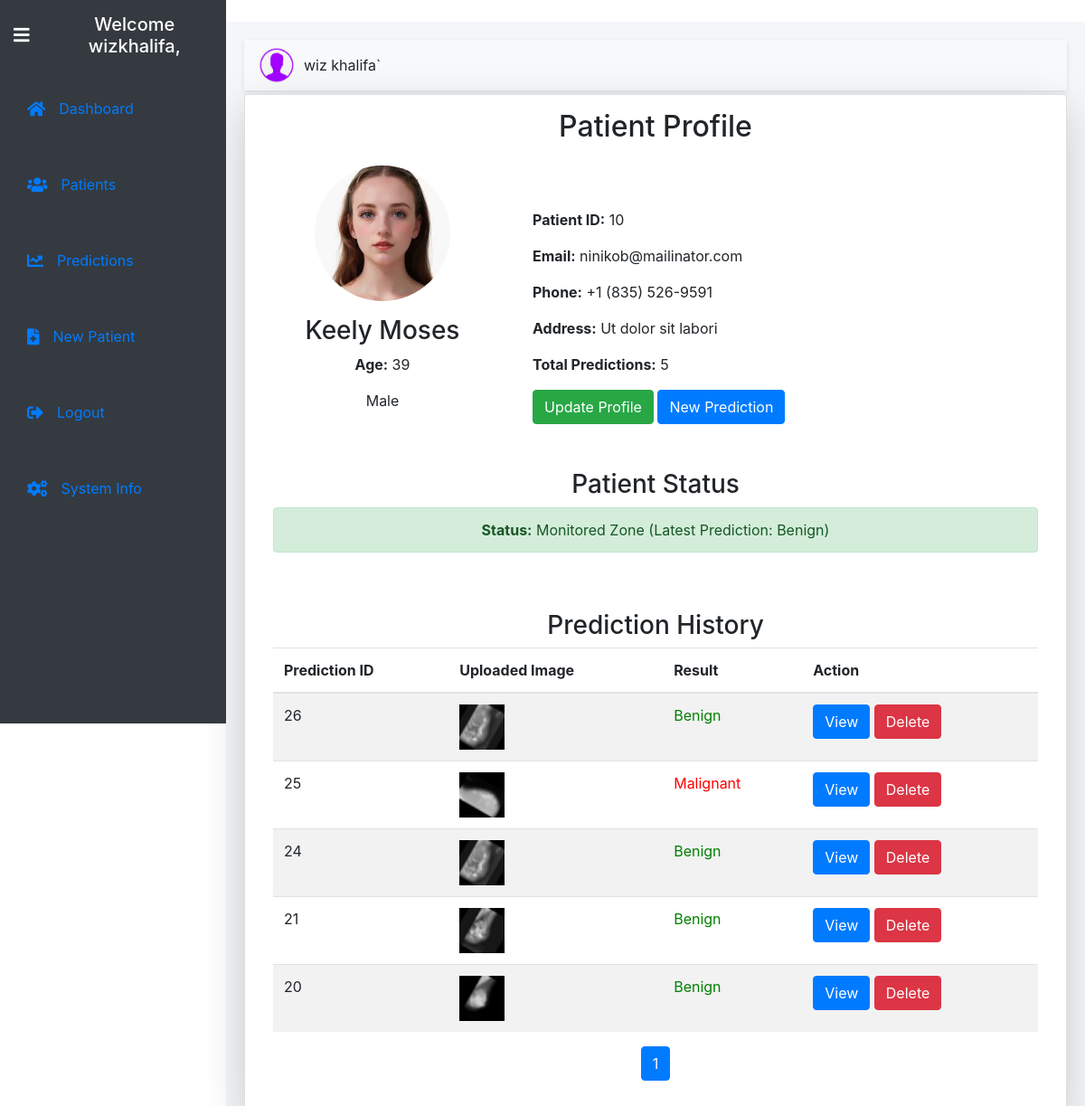
The app's page /patient/10/ (signed in) with its own data.
### dashboard/models.py (models this page shows, shortened)
class Patient(models.Model):
    owner = models.ForeignKey(User, on_delete=models.CASCADE)
    name = models.CharField(max_length=100)
    uId = models.IntegerField(unique=True)
    email = models.EmailField(blank=True)
    address = models.TextField()
    picture = models.ImageField(upload_to='user_pictures/')
    phone = models.CharField(max_length=15)
    age = models.IntegerField()
    sex = models.CharField(max_length=6, choices=[('Male', 'Male'), ('Female', 'Female')], default='Female')

### prediction/models.py (models this page shows)
class Prediction(models.Model):
    patient = models.ForeignKey(Patient, on_delete=models.CASCADE, related_name='predictions')  # Link to Patient
    uploaded_image = models.ImageField(upload_to='images/')
    processed_image = models.ImageField(upload_to='processed_images/', blank=True, null=True)  # Processed image field
    RESULT_CHOICES = [
        ('Benign', 'Benign'),
        ('Malignant', 'Malignant'),
    ]
    result = models.CharField(max_length=50, choices=RESULT_CHOICES, blank=True, null=True)  # Result will store "Malignant" or "Benign"
    def __str__(self):
        return f"{self.result} (Patient: {self.patient.name})" if self.result else f"Prediction for {self.patient.name}"
    @property
    def prediction_id(self):
        return self.id

### dashboard/views.py (the view)
# urls.py: path('patient/<int:patient_id>/', patient_profile, name='patient_profile'),
@login_required
def patient_profile(request, patient_id):
    if request.user.is_superuser:
        patient = get_object_or_404(Patient, uId=patient_id)
    else:
        patient = get_object_or_404(Patient, uId=patient_id, owner=request.user)
    predictions = Prediction.objects.filter(patient=patient).order_by('-id')
    if predictions:
        latest = Prediction.objects.filter(patient=patient).latest('id')
        print(latest,"hello")
    else:
        latest = "none"
    for prediction in predictions:
        prediction.benign_count = Prediction.objects.filter(patient=patient, result='Benign').count()
        prediction.malignant_count = Prediction.objects.filter(patient=patient, result='Malignant').count()
    total_predictions = predictions.count()
    paginator = Paginator(predictions, 5)  # 4 items per page
    page_number = request.GET.get('page')
    page_obj = paginator.get_page(page_number)
    context = {
        'patient': patient,
        'predictions': page_obj,  # Pass the page object instead of the full list
        'total_predictions': total_predictions,
        "latest":latest,
    }
    return render(request, 'dashboard/patient_profile.html', context)

### dashboard/templates/dashboard/patient_profile.html (shortened to what this page needs)
{% extends "base.html" %}
{% load static %}
{% block content %}
<div class="container mt-1 card p-3 shadow-lg">
    <h2 class="text-center mb-4">Patient Profile</h2>
    <div class="row">
        <div class="col-md-4 text-center">
            {% if patient.picture %}
                <img src="{{ patient.picture.url }}" alt="{{ patient.name }}" class="img-fluid rounded-circle" style="width: 150px; height: 150px;">
            {% else %}
                <div class="placeholder-image" style="width: 150px; height: 150px; border-radius: 50%; background-color: #ddd;"></div>
            {% endif %}
            <h3 class="mt-3">{{ patient.name }}</h3>
            <p><strong>Age:</strong> {{ patient.age }}</p>
            <p><strong></strong> {{ patient.sex }}</p>
        </div>
        <div class="col-md-8 mt-5">
            <p><strong>Patient ID:</strong> {{ patient.uId }}</p>
            <p><strong>Email:</strong> {{ patient.email }}</p>
            <p><strong>Phone:</strong> {{ patient.phone }}</p>
            <p><strong>Address:</strong> {{ patient.address }}</p>
            <p><strong>Total Predictions:</strong> {{ total_predictions }}</p>
            <a href="{% url 'dashboard:update-patient' patient.id %}" class="btn btn-success">Update Profile</a>
            <a href="{% url 'prediction:predict_image' patient.uId %}" class="btn btn-primary">New Prediction</a>
        </div>
    </div>
    <div class="container mt-5">
        <h3 class="text-center">Patient Status</h3>
        {% if predictions %}
            {% if latest.result == 'Benign' %}
                <div class="alert alert-success text-center" role="alert">
                    <strong>Status:</strong> Monitored Zone (Latest Prediction: Benign)
                </div>
            {% elif latest.result == 'Malignant' %}
                <div class="alert alert-danger text-center" role="alert">
                    <strong>Status:</strong> Danger Zone (Latest Prediction: Malignant)
                </div>
            {% else %}
                <div class="alert alert-info text-center" role="alert">
                    <strong>Status:</strong> Unknown (No predictions available)
                </div>
            {% endif %}
        {% else %}
            <div class="alert alert-secondary text-center" role="alert">
                <strong>Status:</strong> No predictions available yet.
            </div>
        {% endif %}
    </div>
    <div class="container mt-5">
        <h3 class="text-center">Prediction History</h3>
        <table class="table table-striped">
            <thead>
                <tr>
                    <th scope="col">Prediction ID</th>
                    <th scope="col">Uploaded Image</th>
                    <th scope="col">Result</th>
                    <th scope="col">Action</th>
                </tr>
            </thead>
            <tbody>
                {% for prediction in predictions %}
                    <tr>
                        <td>{{ prediction.prediction_id }}</td>
                        <td>
                            <img src="{{ prediction.uploaded_image.url }}" alt="Uploaded Image" class="img-fluid" style="width: 50px; height: 50px;">
                        </td>
                         <td >
                            <span style="color: {% if prediction.result == 'Benign' %}green{% else %}red{% endif %};">
                                {{ prediction.result }}
                            </span>
                        </td>
                        <td>
                            <a href="{% url 'prediction:result' prediction.id %}" class="btn btn-primary">View</a>
                            <a href="{% url 'dashboard:delete-prediction-user' prediction.id %}" class="btn btn-danger">Delete</a>
                        </td>
                    </tr>
                {% empty %}
                    <tr>
                        <td colspan="4" class="text-center">No predictions found.</td>
                    </tr>
                {% endfor %}
            </tbody>
        </table>
        <nav aria-label="Page navigation">
            <ul class="pagination justify-content-center">
                {% for num in predictions.paginator.page_range %}
                    {% if predictions.number == num %}
                        <li class="page-item active">
                            <a class="page-link" href="#">{{ num }}</a>
                        </li>
                    {% else %}
                        <li class="page-item">
                            <a class="page-link" href="?page={{ num }}">{{ num }}</a>
                        </li>
                    {% endif %}
                {% endfor %}
            </ul>
        </nav>
    </div>
</div>
{% endblock %}

### templates/base.html (shortened to what this page needs)
<!DOCTYPE html>
<html lang="en">
<head>
    {% load static %}
    <link rel="stylesheet" href="{% static 'prediction/css/styles.css' %}">
    <link rel="stylesheet" href="https://stackpath.bootstrapcdn.com/bootstrap/4.5.2/css/bootstrap.min.css">
    <link rel="stylesheet" href="https://cdnjs.cloudflare.com/ajax/libs/font-awesome/5.15.4/css/all.min.css">
</head>
<body>
    <div class="sidebar bg-dark text-white" id="sidebar">
        <div class="d-flex align-items-center">
            <button class="btn btn-link text-white toggle-sidebar-btn" id="toggleSidebar" style="text-decoration: none;"><i class="fas fa-bars"></i></button>
            <div class="sidebar-header">
                <h2 class="text-center">Welcome {{ request.user.username|default:"Guest" }},</h2>
            </div>
        </div>
        <ul class="nav flex-column">
            <li class="nav-item {% if request.path == '/' %}active{% endif %}">
                <a class="nav-link" href="{% url 'dashboard:home_dashboard' %}"><i class="fas fa-home"></i> <span>Dashboard</span></a>
            </li>
            {% if request.user.is_authenticated %}
                <li class="nav-item {% if request.path == '/patients/' or '/update-patient/' or '/patient/' %}active{% endif %}">
                    <a class="nav-link" href="{% url 'dashboard:patient-list' %}"><i class="fas fa-users"></i> <span>Patients</span></a>
                </li>
                <li class="nav-item {% if request.path == '/predictions/' %}active{% endif %}">
                    <a class="nav-link" href="{% url 'dashboard:prediction_list' %}"><i class="fas fa-chart-line"></i> <span>Predictions</span></a>
                </li>
                <li class="nav-item {% if request.path == '/patient-details/' %}active{% endif %}">
                    <a class="nav-link" href="{% url 'dashboard:patient-data' %}"><i class="fas fa-file-medical"></i> <span>New Patient</span></a>
                </li>
                <li class="nav-item {% if request.path == '/logout/' %}active{% endif %}">
                    <a class="nav-link" href="{% url 'dashboard:logout-page' %}"><i class="fas fa-sign-out-alt"></i> <span>Logout</span></a>
                </li>
            {% endif %}
              <li class="nav-item {% if request.path == '/svm/' %}active{% endif %}">
                <a class="nav-link" href="{% url 'dashboard:modelinfo' %}"><i class="fas fa-cogs"></i> <span>System Info</span></a>
            </li>
        </ul>
    </div>...
    <div class="main-content">
        <nav class="navbar navbar-expand-lg navbar-light bg-light">
            <div class="d-flex ">
                <div class="nav-profile ms-auto">
                    <img src="{% static 'prediction/img/user.png' %}" alt="Profile Picture">
                    <span>{{ request.user.first_name }} {{ request.user.last_name|default:request.user.username }}</span>
                </div>
            </div>
        </nav>
        <main>
            {% block content %}{% endblock %}
        </main>
    </div>
</body>
</html>

### static/prediction/css/styles.css (style rules this page uses)
.sidebar { position: fixed; top: 0; left: 0; width: 250px; height: 100vh; background-color: #4e54c8; color: white; transition: width 0.3s ease; overflow: hidden; z-index: 1000; }
.sidebar-header { padding: 15px; text-align: center; font-size: 18px; transition: opacity 0.3s ease; }
.sidebar-header h2 { margin: 0; }
.sidebar ul { list-style: none; padding: 0; margin: 0; }
.sidebar ul li { display: flex; align-items: center; padding: 15px; transition: background-color 0.3s ease; }
.sidebar ul li a { display: flex; align-items: center; width: 100%; padding: 15px; transition: background-color 0.3s ease; }
.sidebar ul li a i { font-size: 18px; margin-right: 15px; }
.toggle-sidebar-btn { background: none; border: none; color: white; font-size: 20px; padding: 15px; cursor: pointer; display: flex; align-items: center; justify-content: center; outline: none; }
.main-content { margin-left: 250px; transition: margin-left 0.3s ease; flex: 1; background: #f5f6fa; padding: 20px; }

### templates/base.html (style rules this page uses)
.sidebar { position: fixed; top: 0; left: 0; width: 250px; height: 100vh; transition: width 0.3s ease; overflow: hidden; }
.toggle-sidebar-btn { background: none; border: none; color: white; font-size: 20px; padding: 15px; cursor: pointer; display: flex; align-items: center; justify-content: flex-start; outline: none; text-decoration: none; }
.sidebar-header { flex: 1; text-align: center; }
.sidebar-header h2 { margin: 0; font-size: 20px; }
.main-content { margin-left: 250px; transition: margin-left 0.3s ease; }
.navbar { padding: 0.5rem 1rem; background-color: white; box-shadow: 0 2px 5px rgba(0, 0, 0, 0.1); }
.navbar .nav-profile { display: flex; align-items: center; }
.navbar .nav-profile img { width: 40px; height: 40px; border-radius: 50%; margin-right: 10px; }

### records on screen
Patient: picture (picture), name "Keely Moses", age "39", sex "Male", uId "10", email "ninikob@mailinator.com", phone "+1 (835) 526-9591", address "Ut dolor sit labori"
Prediction: prediction_id "26", uploaded_image (picture), result "Benign"
Prediction: prediction_id "25", uploaded_image (picture), result "Malignant"
Prediction: prediction_id "24", uploaded_image (picture), result "Benign"
Prediction: prediction_id "21", uploaded_image (picture), result "Benign"
Prediction: prediction_id "20", uploaded_image (picture), result "Benign"

### other values on screen
{{ request.user.username|default:"Guest" }} "wizkhalifa"
{{ request.user.first_name }} "wiz"
{{ request.user.last_name|default:request.user.username }} "khalifa`"
{{ total_predictions }} "5"
{{ num }} "1"
